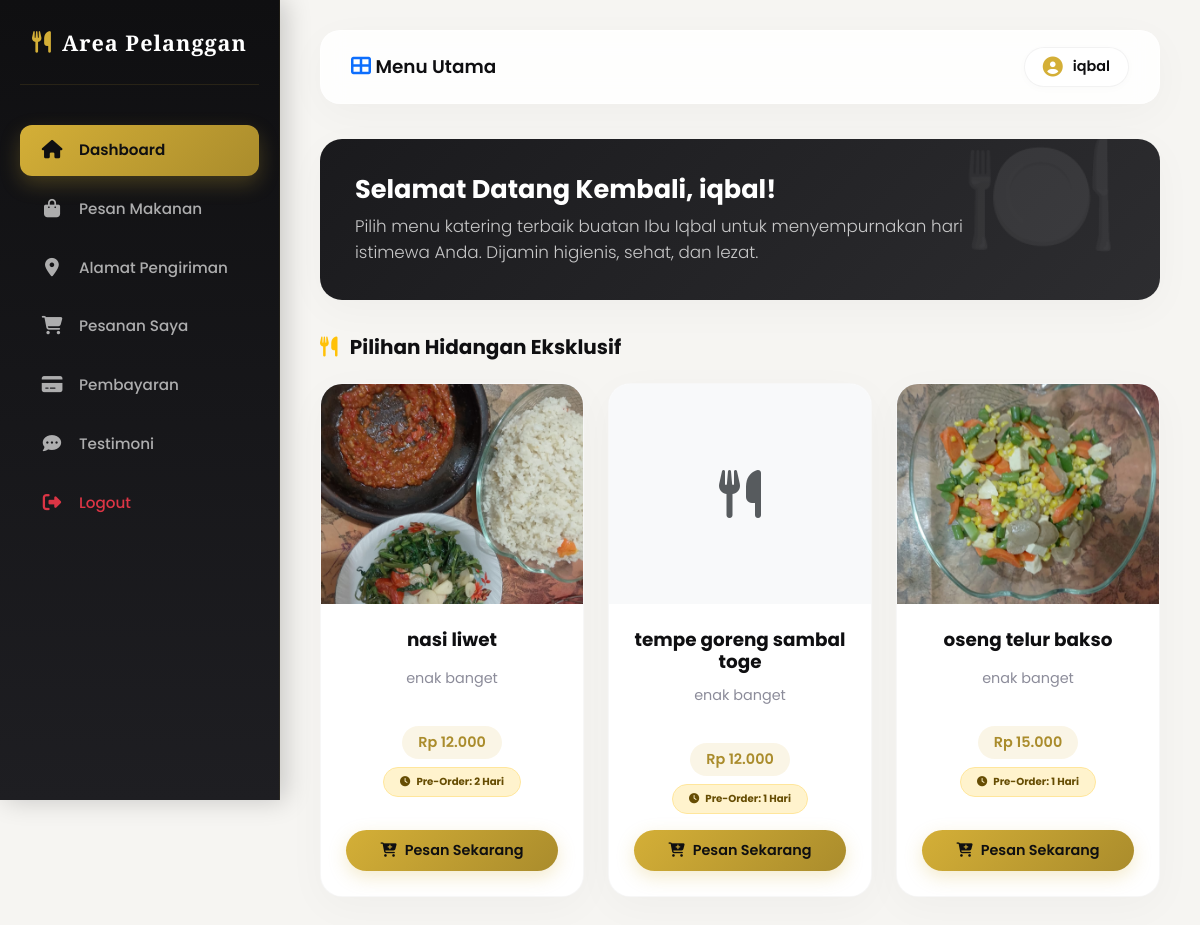
/pengunjung/index.php (signed in), run on the app's committed database.
### tables this page shows
CREATE TABLE `users` (
  `id` int(11) NOT NULL,
  `username` varchar(50) DEFAULT NULL,
  `password` varchar(255) NOT NULL,
  `role` enum('admin','petugas','pengunjung') DEFAULT NULL
);

CREATE TABLE `produk` (
  `id` int(11) NOT NULL,
  `nama` varchar(100) DEFAULT NULL,
  `deskripsi` text,
  `harga` int(11) DEFAULT NULL,
  `gambar` varchar(100) DEFAULT NULL,
  `pre_order` varchar(100) DEFAULT '1 Hari'
);

### pengunjung/index.php (the view, shortened to what this page needs)
<?php
include '../koneksi.php';
$id_pengunjung = $_SESSION['id'];
$q_pengunjung = mysqli_query($conn, "SELECT username FROM users WHERE id='$id_pengunjung'");
$d_pengunjung = mysqli_fetch_assoc($q_pengunjung);
$nama_pengunjung = $d_pengunjung['username'];
?>
<!DOCTYPE html>
<html lang="id">
<head>
    <link href="https://cdnjs.cloudflare.com/ajax/libs/font-awesome/6.5.0/css/all.min.css" rel="stylesheet">
    <link href="https://cdn.jsdelivr.net/npm/bootstrap@5.3.0/dist/css/bootstrap.min.css" rel="stylesheet">
    <link href="../css/dashboard.css" rel="stylesheet">
</head>
<body>
    <?php include '../includes/sidebar_pengunjung.php'; ?>
    <div class="main-content">
        <?php
        $topbar_title = "Menu Utama";
        $user_name = $nama_pengunjung;
        $topbar_icon = '<i class="fa fa-th-large text-primary"></i>';
        include '../includes/topbar.php';
        ?>
        <div class="header-welcome">
            <h4>Selamat Datang Kembali, <?= htmlspecialchars($nama_pengunjung) ?>!</h4>
            <p>Pilih menu katering terbaik buatan Ibu Iqbal untuk menyempurnakan hari istimewa Anda. Dijamin higienis, sehat, dan lezat.</p>
        </div>
        <h5 class="fw-bold mb-4"><i class="fa fa-utensils text-warning me-2"></i> Pilihan Hidangan Eksklusif</h5>
        <div class="row g-4">
            <?php
            $data = mysqli_query($conn,"SELECT * FROM produk ORDER BY id DESC");
            while($d = mysqli_fetch_array($data)){
            ?>
            <div class="col-lg-4 col-md-6">
                <div class="produk-card">
                    <div class="produk-img-wrapper">
                        <?php if(!empty($d['gambar']) && file_exists("../upload/".$d['gambar'])){ ?>
                            <img src="../upload/<?= htmlspecialchars($d['gambar']) ?>" class="produk-img" alt="<?= htmlspecialchars($d['nama']) ?>">
                        <?php } else { ?>
                            <div class="w-100 h-100 d-flex align-items-center justify-content-center text-muted bg-light">
                                <i class="fa fa-utensils fa-3x"></i>
                            </div>
                        <?php } ?>
                    </div>
                    <div class="produk-body">
                        <h5><?= htmlspecialchars($d['nama']) ?></h5>
                        <p><?= htmlspecialchars($d['deskripsi']) ?></p>
                        <div class="price-badge mb-2">
                            Rp <?= number_format($d['harga'], 0, ',', '.') ?>
                        </div>
                        <div class="mb-3" style="font-size: 0.85rem;">
                            <span class="badge bg-warning-subtle text-warning-emphasis border border-warning-subtle py-2 px-3 rounded-pill">
                                <i class="fa fa-clock me-1"></i> Pre-Order: <?= htmlspecialchars($d['pre_order']) ?>
                            </span>
                        </div>
                        <a href="pesan.php?id=<?= $d['id'] ?>" class="btn-premium-primary btn-beli justify-content-center">
                            <i class="fa fa-cart-plus"></i> Pesan Sekarang
                        </a>
                    </div>
                </div>
            </div>
            <?php } ?>
        </div>
    </div>
</body>
</html>

### includes/topbar.php (shortened to what this page needs)
<div class="topbar">
    <div class="topbar-title">
        <h5><?= isset($topbar_icon) ? $topbar_icon : '<i class="fa fa-chart-pie"></i>' ?> <?= htmlspecialchars($topbar_title) ?></h5>
    </div>
    <div class="topbar-profile">
        <div class="topbar-user">
            <i class="fa fa-user-circle"></i> <span><?= htmlspecialchars($user_name) ?></span>
        </div>
    </div>
</div>

### css/dashboard.css (style rules this page uses)
:root { --gold: #D4AF37; --gold-dark: #AA8C2C; --gold-light: rgba(212, 175, 55, 0.12); --gold-glow: rgba(212, 175, 55, 0.35); --dark: #0F0F11; --dark-medium: #1A1A1D; --dark-light: #242428; --sidebar-bg: linear-gradient(180deg, #0F0F11 0%, #1E1E22 100%); --bg-light: #F6F5F2; --card-shadow: 0 10px 40px rgba(0, 0, 0, 0.03); --hover-shadow: 0 20px 40px rgba(212, 175, 55, 0.08); --transition: all 0.4s cubic-bezier(0.16, 1, 0.3, 1); }
* { margin: 0; padding: 0; box-sizing: border-box; }
body { font-family: 'Poppins', sans-serif; background-color: var(--bg-light); color: var(--dark); min-height: 100vh; overflow-x: hidden; }
.main-content { margin-left: 280px; padding: 30px 40px; transition: var(--transition); min-height: 100vh; }
.topbar { background: rgba(255, 255, 255, 0.85); backdrop-filter: blur(12px); -webkit-backdrop-filter: blur(12px); padding: 16px 30px; border-radius: 20px; margin-bottom: 35px; display: flex; justify-content: space-between; align-items: center; box-shadow: var(--card-shadow); border: 1px solid rgba(255, 255, 255, 0.5); }
.topbar-title { display: flex; align-items: center; gap: 12px; }
.topbar-title h5 { margin: 0; font-weight: 600; color: var(--dark); font-size: 1.15rem; }
.topbar-title i { color: var(--gold); font-size: 1.25rem; }
.topbar-profile { display: flex; align-items: center; gap: 12px; }
.topbar-user { display: flex; align-items: center; gap: 10px; background: #ffffff; padding: 8px 18px; border-radius: 30px; border: 1px solid rgba(0, 0, 0, 0.05); box-shadow: 0 2px 8px rgba(0, 0, 0, 0.02); font-weight: 600; color: var(--dark); font-size: 0.9rem; }
.topbar-user i { font-size: 1.25rem; color: var(--gold); }
.price-badge { background: var(--gold-light); padding: 6px 16px; border-radius: 30px; color: var(--gold-dark); font-weight: 600; font-size: 0.9rem; display: inline-block; }
.btn-premium-primary { background: linear-gradient(135deg, var(--gold) 0%, var(--gold-dark) 100%); color: var(--dark) !important; border: none; border-radius: 30px; padding: 10px 24px; font-weight: 600; font-size: 0.9rem; display: inline-flex; align-items: center; gap: 8px; text-decoration: none; transition: var(--transition); box-shadow: 0 6px 18px rgba(212, 175, 55, 0.25); }

### pengunjung/index.php (style rules this page uses)
.header-welcome { background: linear-gradient(135deg, #1A1A1D 0%, #2D2D30 100%); border-radius: 22px; padding: 35px; color: white; margin-bottom: 35px; box-shadow: var(--card-shadow); position: relative; overflow: hidden; }
.header-welcome::after { content: '🍽️'; position: absolute; right: 40px; bottom: 10px; font-size: 8rem; opacity: 0.08; }
.header-welcome h4 { font-weight: 700; font-size: 1.6rem; margin-bottom: 10px; color: #ffffff; }
.header-welcome p { color: rgba(255, 255, 255, 0.75); margin: 0; font-size: 1.05rem; max-width: 650px; font-weight: 300; line-height: 1.5; }
.produk-card { background: #ffffff; border-radius: 22px; border: 1px solid rgba(0,0,0,0.03); overflow: hidden; box-shadow: var(--card-shadow); transition: var(--transition); height: 100%; display: flex; flex-direction: column; }
.produk-img-wrapper { width: 100%; height: 220px; overflow: hidden; position: relative; background-color: #f8f9fa; }
.produk-img { width: 100%; height: 100%; object-fit: cover; transition: transform 0.6s ease; }
.produk-body { padding: 25px; display: flex; flex-direction: column; flex-grow: 1; text-align: center; align-items: center; }
.produk-body h5 { font-weight: 700; color: var(--dark); font-size: 1.15rem; margin-bottom: 12px; min-height: 27px; }
.produk-body p { color: #8c8c9a; font-size: 0.9rem; margin-bottom: 20px; line-height: 1.4; min-height: 38px; display: -webkit-box; -webkit-line-clamp: 2; -webkit-box-orient: vertical; overflow: hidden; }
.btn-beli { width: 100%; margin-top: auto; }

### data on the page
users: username "iqbal"
produk: gambar (picture), nama "nasi liwet", deskripsi "enak banget", harga "12.000", pre_order "2 Hari"
produk: nama "tempe goreng sambal toge", deskripsi "enak banget", harga "12.000", pre_order "1 Hari"
produk: gambar (picture), nama "oseng telur bakso", deskripsi "enak banget", harga "15.000", pre_order "1 Hari"

### other printed values
$topbar_title "Menu Utama"
